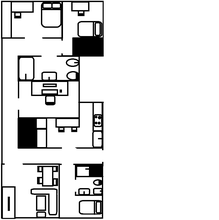
%> input picture 1º Cuatrimestre/[R] Robótica/Teoría/Tema 4. Robótica Móvil/Actividad7/Diferencial/Mapa.bmp, 219 x 220 px, shrunk from 845 x 848 before the run
$ octave simulacion_diferencial.m   (GNU Octave 9; MATLAB toolbox functions it lacks are replaced by stand-ins)
%> lines starting %> are read from the running program, lines starting %| are printed output that depends on the picture; in (x1, y1, x2, y2) boxes, pixels count from 0 and x2, y2 are one past the last pixel; in counts of white or black regions, pixels touching at a corner belong together; the program's own positions count from 1
### 1º Cuatrimestre/[R] Robótica/Teoría/Tema 4. Robótica Móvil/Actividad7/Diferencial/A_estrella.m
%%%%%%%%%%%%%%%%%%%%%%%%%%%%%%%%%%%%%%%%%%%%%%%%%%%%%%%%%%%%%%%%%%%%%%%%%%%%%%%%%%%%%%%%%%%%%
% START ALGORITHM
%%%%%%%%%%%%%%%%%%%%%%%%%%%%%%%%%%%%%%%%%%%%%%%%%%%%%%%%%%%%%%%%%%%%%%%%%%%%%%%%%%%%%%%%%%%%%
function Optimal_path=A_estrella(MAPA, delta, posInicial, camino)

% obtiene información de los obstáculos a partir del mapa
% e introduce coordenadas de inicio y destino.
% Mapa es una imagen bmp y delta el tamaño de las celdas del grid
% para realizar la busqueda, luego llama a la función principal que
% implementa el algoritmo A*
% 21/12/15 FGB

f_handle=figure;
image(MAPA);
axis xy
grid on
hold on
set(gca,'xtick',[1:delta:700])
set(gca,'ytick',[1:delta:700])
if(~isempty(camino))
plot(camino(:,1),camino(:,2))
end
%MAP stores the coordinates of the map and the
%Objects in each coordinate

MAP_INI=(int8((MAPA(:,:,1))/255)*3)-1;

MAP=MAP_INI;

limites=size(MAP);

% The new simplified map
MAPB=2*ones(floor(limites(1)/delta),floor(limites(2)/delta));

%Updating the simplified map
for m=0:(floor(limites(2)/delta))
    for h=0:(floor(limites(1)/delta))
        for  i=(m*delta)+1:(m*delta)+delta
            for  j=(h*delta)+1:((h*delta)+delta)
                if (i>limites(2)||j>limites(1))
                    break
                end
                if MAP(j,i)==-1
                    MAPB(m+1,h+1)=-1;
                    break
                end

            end

        end

    end
end

%Writing stars on the origial map

limites2=size(MAPB);

for m=1:limites2(1)
    for h=1:limites2(2)
         if MAPB(m,h)==-1
            plot(((m-1)*delta)+(delta/2),((h-1)*delta)+(delta/2),'*g'), hold on;
            %drawnow
         end
    end
end

if(isempty(posInicial))
%The target
%% INITIAL POSITION
xlabel('Please Select the Vehicle initial position using the Left Mouse button','Color','black');
but=0;
while (but ~= 1) %Repeat until the Left button is not clicked
    [xval,yval,but]=ginput(1);
end

xTarget=floor(xval/delta)+1;%X Coordinate of the Target
yTarget=floor(yval/delta)+1;%Y Coordinate of the Target
end
if(~isempty(posInicial))
    xval = posInicial(1);
    yval = posInicial(2);
    xTarget = floor(posInicial(1)/delta)+1;
    yTarget = floor(posInicial(2)/delta)+1;
end


MAPB(xTarget,yTarget)=0;%Initialize MAP with location of the target
plot(xval,yval,'rd');
text(xval,yval,'Start');

%The initial position
%% TARGET
xlabel('Please Select the Target ','Color','black');
but=0;
while (but ~= 1) %Repeat until the Left button is not clicked
    [xval,yval,but]=ginput(1);
end

xStart=floor(xval/delta)+1;%Starting Position
yStart=floor(yval/delta)+1;%Starting Position

MAPB(xStart,yStart)=1;
plot(xval,yval,'bo');
text(xval,yval,'Target');

tstart=tic;
   Optimal_path_original=Alg_estrella(MAPB, xStart, yStart, xTarget, yTarget); %llama al algoritmo

    if(isempty(Optimal_path_original))
    Optimal_path = [];
    else
           Optimal_path_original=[Optimal_path_original;xStart, yStart]; %mete la configuración inicial


   Optimal_path=((Optimal_path_original-1)*delta)+(delta/2); %convierte los indices de las celdas
                                                             %del mápa básico MAPB en índices de las celdas
                                                             %del mapa original. Se le resta 1para devolver
                                                             %el origen al (0,0)
    end


tfinal=toc(tstart)

%plot(Optimal_path(:,1), Optimal_path(:,2))


end


% [149 lines left out: function Alg_estrella, not called in this run]

function dist = distance(x1,y1,x2,y2)
dist=sqrt((x1-x2)^2 + (y1-y2)^2);
end

% [101 lines left out: functions expand_array, insert_open, min_fn, node_index, not called in this run]

### 1º Cuatrimestre/[R] Robótica/Teoría/Tema 4. Robótica Móvil/Actividad7/Diferencial/simulacion_diferencial.m
close all
clear all
global l
global radio_rueda
global camino
global pose
global punto
global k
k = 0;
pose = [];
punto = [];
camino = [];
camino_acumulado = [];
while(true)
%%%%%%%%%%%%%%%%%%%%%%%%%%%%%%%%%%%%%%%%%%%%%%%
% Simulaci髇 del movimiento de un robot m髒il
%%%%%%%%%%%%%%%%%%%%%%%%%%%%%%%%%%%%%%%%%%%%%%%

close all
clc

j=1;


%cargamos el camino

% camino=load('camino.dat');

%%%%%%%%%%%%%%%%%%%%%%%% Ejercicio 2 %%%%%%%%%%%%%%%%%%%%%%%%%%%%%%%%%%%%%%
configuracion_inicial = [10,15,-pi/4]; % [X0,Y0,theta0]
configuracion_final = [80,80,(2/3)*pi]; % [Xf, Yf, tehtaf]
dd = 5; % Distancia de despegue
da = 5; % Distancia de aterrizaje

% Posici髇 de Despegue
Pdx = configuracion_inicial(1) + dd*cos(configuracion_inicial(3));
Pdy = configuracion_inicial(2) + dd*sin(configuracion_inicial(3));

% Posici髇 de aterrizaje
Pax = configuracion_final(1) - da*cos(configuracion_final(3));
Pay = configuracion_final(2) - da*sin(configuracion_final(3));
%%%%%%%%%%%%%%%%%%%%%%%%%%%%%%%%%%%%%%%%%%%%%%%%%%%%%%%%%%%%%%%%%%%%%%%%%%%

% En lugar de utilizar el camino del fichero, generaremos el camino con la
% funci髇 funcion_spline
%xc=[0 10 40 80 80 80];
xc = [Pdx configuracion_inicial(1) 40 70 70 configuracion_final(1) Pax];
yc = [Pdy configuracion_inicial(2) 40 40  50 configuracion_final(2) Pay];
%yc=[0 0 40 40 100 120];

ds=5; %distancia entre puntos en cm.


l=3.5; %distancia entre rudas delanteras y traseras, tambien definido en modelo
radio_rueda=1;

%%%%%%%%%%%%%%%%%%%%%%%%%%%%%%%%%%%%%%%%%%%%%%%%%%%%%%%%%%%%%%%%%%%%%%%%%%%
%Carga el fichero  BMP
MAPA = imread('.\Mapa.bmp');
%> MAPA is the input picture: size 220x219x3 uint8; min 0, max 255, mean 228.1

%Transformaci髇 para colocar correctamente el origen del Sistema de
%Referencia
MAPA(1:end,:,:)=MAPA(end:-1:1,:,:);
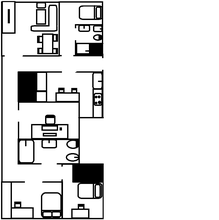
%> MAPA: size 220x219x3 uint8; min 0, max 255, mean 228.1; mean of the top-left, top-right, bottom-left and bottom-right quarters 198, 255, 204.1, 255
%Llamada del algoritmo
delta = 15;

%longitud_camino = length(camino);
longitud_camino = length(camino_acumulado);
c = A_estrella(MAPA, delta,punto,camino_acumulado);
%> in A_estrella, `MAP_INI=(int8((MAPA(:,:,1))/255)*3)-1;`:
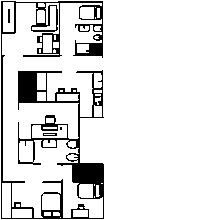
%> MAP_INI: size 220x219 int8; values -1 (black) and 2 (white), 89.2% white; 4 black regions (1 under 20 px), largest, box (x1, y1, x2, y2) and area: (1, 1, 104, 219) 5152, (43, 133, 57, 136) 31, (8, 9, 10, 23) 28
%> in A_estrella, `limites2=size(MAPB);`: limites2 = [14 15]
%> the loop in A_estrella, `for m=1:limites2(1)` made 14 passes
%> in A_estrella, `xlabel('Please Select the Vehicle initial position using the Left Mous..`:
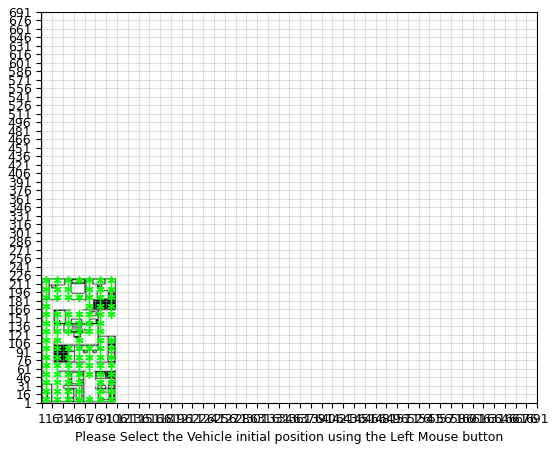
%> figure redrawn from the program's plot data
%> the run ends on the next line

$ run again, with 1º Cuatrimestre/[R] Robótica/Teoría/Tema 4. Robótica Móvil/Actividad7/Diferencial/cuadro4.bmp copied over 1º Cuatrimestre/[R] Robótica/Teoría/Tema 4. Robótica Móvil/Actividad7/Diferencial/Mapa.bmp
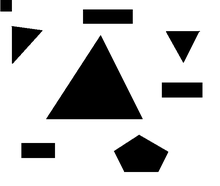
%> input picture 1º Cuatrimestre/[R] Robótica/Teoría/Tema 4. Robótica Móvil/Actividad7/Diferencial/cuadro4.bmp, 220 x 186 px, shrunk from 628 x 532 before the run
%> MAPA is the input picture: size 186x220x3 uint8; min 0, max 255, mean 201.6
%> in A_estrella, `MAP_INI=(int8((MAPA(:,:,1))/255)*3)-1;`:
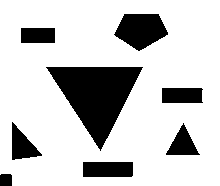
%> MAP_INI: size 186x220 int8; values -1 (black) and 2 (white), 79% white; 8 black regions, largest, box (x1, y1, x2, y2) and area: (46, 67, 143, 151) 4081, (114, 14, 168, 51) 1365, (83, 162, 133, 177) 749
%> limites2 = [14 14]
%> the loop in A_estrella, `for m=1:limites2(1)` made 14 passes
%> in A_estrella, `xlabel('Please Select the Vehicle initial position using the Left Mous..`:
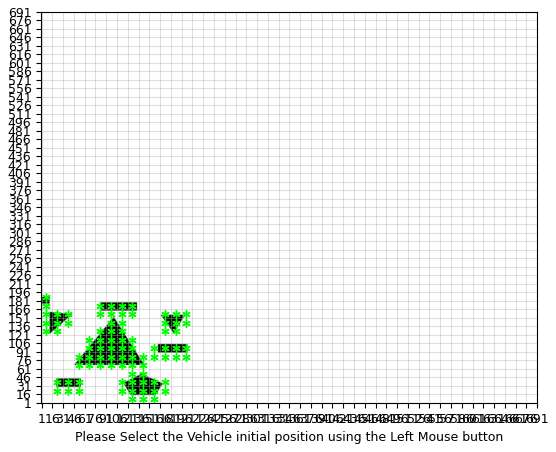
%> figure redrawn from the program's plot data

$ run again, with 1º Cuatrimestre/[R] Robótica/Teoría/Tema 4. Robótica Móvil/Actividad7/Diferencial/pistaNoPunto.bmp copied over 1º Cuatrimestre/[R] Robótica/Teoría/Tema 4. Robótica Móvil/Actividad7/Diferencial/Mapa.bmp
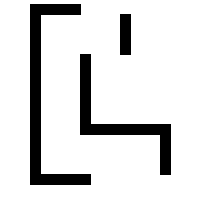
%> input picture 1º Cuatrimestre/[R] Robótica/Teoría/Tema 4. Robótica Móvil/Actividad7/Diferencial/pistaNoPunto.bmp, 201 x 215 px
%> MAPA is the input picture: size 215x201x3 uint8; 86.9% white; 3 black regions, box (x1, y1, x2, y2) and area: (30, 4, 91, 185) 2981, (80, 54, 171, 175) 2211, (120, 14, 131, 55) 451
%> `MAPA(1:end,:,:)=MAPA(end:-1:1,:,:);`:
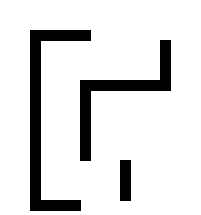
%> MAPA: size 215x201x3 uint8; 86.9% white; 3 black regions, box (x1, y1, x2, y2) and area: (30, 30, 91, 211) 2981, (80, 40, 171, 161) 2211, (120, 160, 131, 201) 451
%> limites2 = [14 15]
%> the loop in A_estrella, `for m=1:limites2(1)` made 14 passes
%> in A_estrella, `xlabel('Please Select the Vehicle initial position using the Left Mous..`:
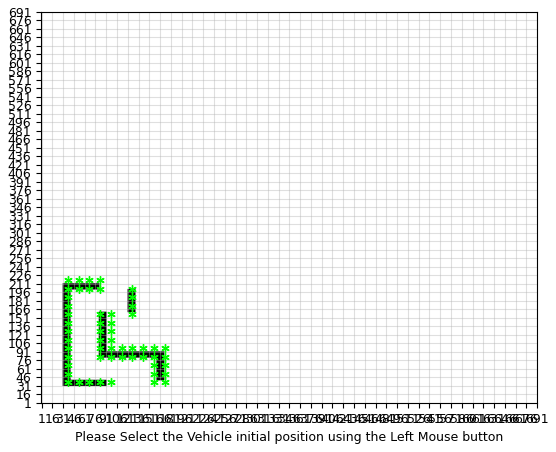
%> figure redrawn from the program's plot data
